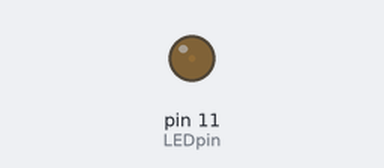
A sketch run on a simulated Arduino Uno, built with avr-gcc and run on an emulated ATmega328P. Parts: output pins drawn as LEDs (lit = HIGH).

Above: at 0.05 s.
At 1.3 s:
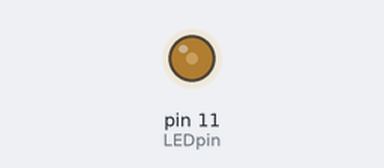
At 1.65 s:
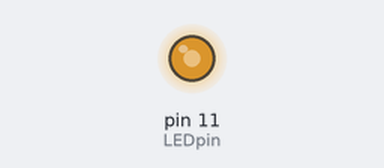
At 2.0 s:
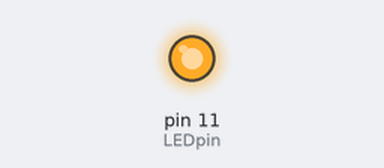
Timing chart, 0 to 4.6 s (numbered marks = the images above):
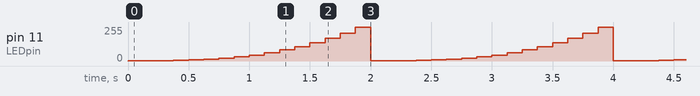

Measured:
- by itself, pin 11 (LEDpin): repeats every 2.0 s: 2/255 0.13 s, 4/255 0.13 s, 8/255 0.13 s, 13/255 0.13 s, 21/255 0.13 s, 32/255 0.13 s, 45/255 0.13 s, 62/255 0.13 s, 83/255 0.13 s, 108/255 0.13 s, 137/255 0.13 s, 171/255 0.13 s, 210/255 0.13 s, 255/255 0.13 s, 1/255 0.25 s

The sketch:

Arduino_02_brightness_array.ino
```cpp
int LEDpin = 11;

uint8_t ledBirghtnessPower[16] = {1, 1, 2, 4, 8, 13, 21, 32, 45, 62, 83, 108, 137, 171, 210, 255};

void setup() {
}

void loop() {
  for (uint8_t i = 0; i < 16; i++) {
    analogWrite(LEDpin, ledBirghtnessPower[i]);
    delay(125);
  }
}
```
